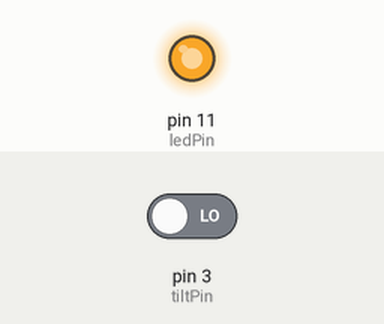
Simulated run of this sketch. Board: Arduino Uno, built with avr-gcc and run on an emulated ATmega328P. On the bench: output pins drawn as LEDs (lit = HIGH). The test bench sets the inputs (shaded band); at power-on: pin 3 (tiltPin) LOW.

Above: at 0.15 s.
At 5.9 s:
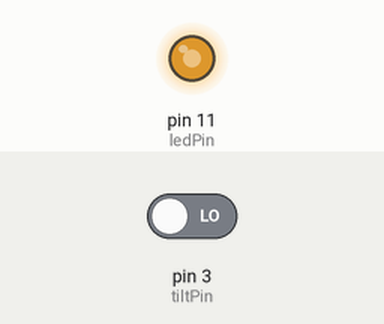
6.0 s: pin 3 (tiltPin) driven HIGH
At 6.45 s:
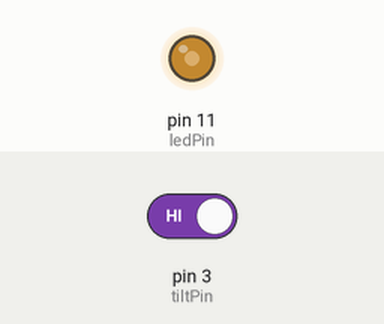
Timing chart, 0 to 15.5 s (numbered marks = the images above; inputs shaded):
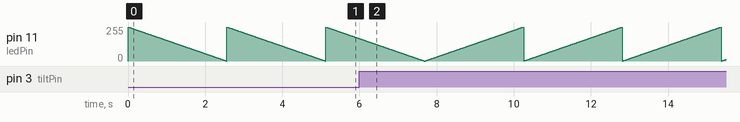

The sketch:

ch08_3.ino
```cpp
int tiltPin = 3;
int ledPin = 11;

void setup() {
  pinMode(tiltPin, INPUT);
  pinMode(ledPin, OUTPUT);
}

void loop() {
  if (digitalRead(tiltPin) == HIGH) {
    for (int i = 0; i <= 255; i++) {
      analogWrite(ledPin, i);
      delay(10);
    }
  } else {
    for (int i = 255; i >= 0; i--) {
      analogWrite(ledPin, i);
      delay(10);
    }
  }
}
```
